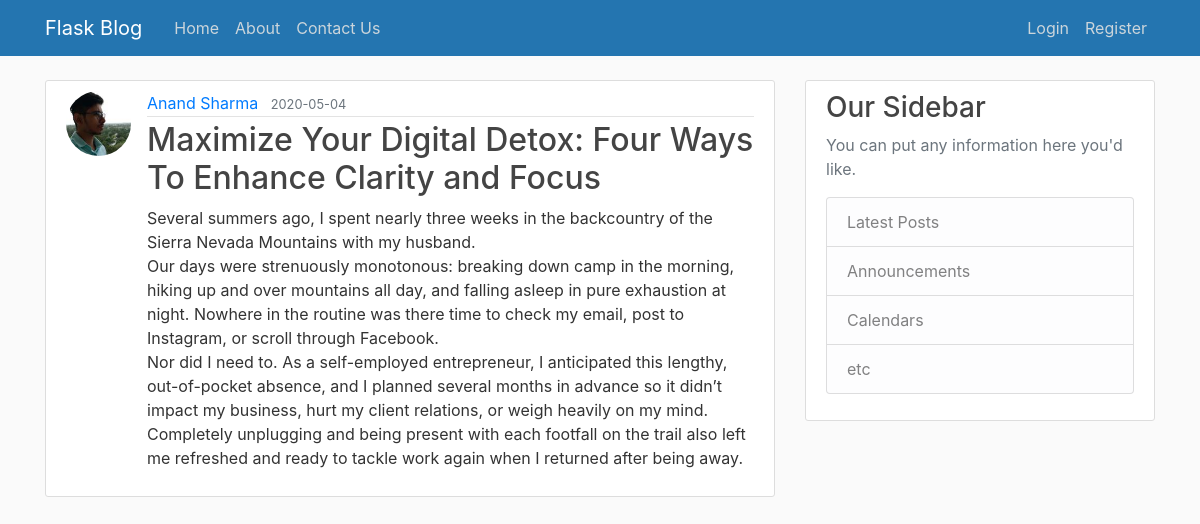
The app's page /post/4 with its own data.
### flaskblog/models.py (models this page shows, shortened)
class User(db.Model, UserMixin):
    id = db.Column(db.Integer, primary_key=True)
    username = db.Column(db.String(20), unique=True, nullable=True)
    email = db.Column(db.String(120), unique=True, nullable=True)
    image_file = db.Column(db.String(20), nullable=False, default="default.jpg")
    password = db.Column(db.String(60), nullable=False)
    posts = db.relationship("Post", backref="author", lazy=True)

class Post(db.Model):
    id = db.Column(db.Integer, primary_key=True)
    title = db.Column(db.String(100), nullable=False)
    date_posted = db.Column(db.DateTime, nullable=False, default=datetime.utcnow)
    content = db.Column(db.Text, nullable=False)
    user_id = db.Column(db.Integer, db.ForeignKey("user.id"), nullable=False)

### flaskblog/routes.py (the view)
@app.route("/post/<int:post_id>")
def post(post_id):
    post = Post.query.get_or_404(post_id)
    return render_template("post.html", title=post.title, post=post)

### flaskblog/templates/post.html (shortened to what this page needs)
{% extends "layout.html" %} {% block content %}
<article class="media content-section">
  <img
    class="rounded-circle article-img"
    src="{{url_for('static', filename='profile_pics/' + post.author.image_file)}}"
    alt="profile image"
    srcset=""
  />
  <div class="media-body">
    <div class="article-metadata">
      <a class="mr-2" href="#">{{ post.author.username }}</a>
      <small class="text-muted"
        >{{ post.date_posted.strftime('%Y-%m-%d') }}</small
      >
    </div>
    <h2 class="article-title">{{ post.title }}</h2>
    <p class="article-content">{{ post.content }}</p>
  </div>
</article>
{% endblock content %}

### flaskblog/static/main.css (style rules this page uses)
body { background: #fafafa; color: #333333; margin-top: 5rem; }
h1, h2, h3, h4, h5, h6 { color: #444444; }
.content-section { background: #ffffff; padding: 10px 20px; border: 1px solid #dddddd; border-radius: 3px; margin-bottom: 20px; }
.article-title { color: #444444; }
.article-content { white-space: pre-line; }
.article-img { height: 65px; width: 65px; margin-right: 16px; }
.article-metadata { padding-bottom: 1px; margin-bottom: 4px; border-bottom: 1px solid #e3e3e3; }

### records on screen
User: image_file (picture), author.username "Anand Sharma"
Post: date_posted "2020-05-04", title "Maximize Your Digital Detox: Four Ways To Enhance Clarity and Focus", content "Several summers ago, I spent nearly three weeks in the backcountry of the Sierra Nevada Mountains with my husband. Our days were strenuously monotonous: breaking down camp in the morning, hiking up and over mountains all day, and falling asleep in pure exhaustion at night. Nowhere in the routine was there time to check my email, post to Instagram, or scroll through Facebook. Nor did I need to. As a self-employed entrepreneur, I anticipated this lengthy, out-of-pocket absence, and I planned several months in advance so it didn’t impact my business, hurt my client relations, or weigh heavily on my mind. Completely unplugging and being present with each footfall on the trail also left me…"
